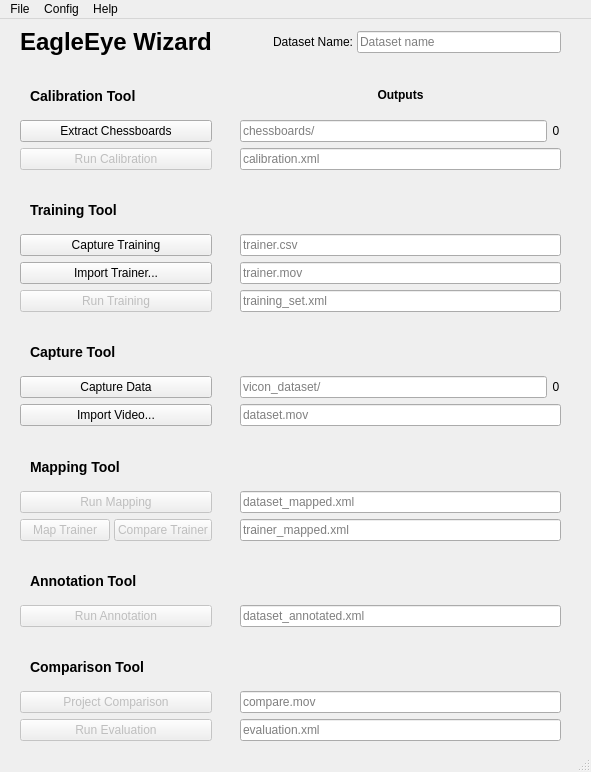
<?xml version="1.0" encoding="UTF-8"?>
<ui version="4.0">
 <class>MainWindow</class>
 <widget class="QMainWindow" name="MainWindow">
  <property name="geometry">
   <rect>
    <x>0</x>
    <y>0</y>
    <width>591</width>
    <height>772</height>
   </rect>
  </property>
  <property name="windowTitle">
   <string>EagleEye Wizard</string>
  </property>
  <widget class="QWidget" name="centralwidget">
   <layout class="QGridLayout" name="gridLayout" columnstretch="2,2,1,1,9,9,9,1">
    <property name="leftMargin">
     <number>20</number>
    </property>
    <property name="rightMargin">
     <number>30</number>
    </property>
    <property name="horizontalSpacing">
     <number>4</number>
    </property>
    <item row="7" column="0" colspan="2">
     <widget class="HoverButton" name="trainer_button">
      <property name="enabled">
       <bool>false</bool>
      </property>
      <property name="text">
       <string>Run Training</string>
      </property>
     </widget>
    </item>
    <item row="14" column="0" colspan="2">
     <widget class="QLabel" name="label_6">
      <property name="text">
       <string>&lt;h3&gt;Annotation Tool&lt;/h3&gt;</string>
      </property>
      <property name="alignment">
       <set>Qt::AlignBottom|Qt::AlignLeading|Qt::AlignLeft</set>
      </property>
      <property name="indent">
       <number>10</number>
      </property>
     </widget>
    </item>
    <item row="3" column="0" colspan="2">
     <widget class="HoverButton" name="calibration_button">
      <property name="enabled">
       <bool>false</bool>
      </property>
      <property name="text">
       <string>Run Calibration</string>
      </property>
     </widget>
    </item>
    <item row="12" column="0" colspan="2">
     <widget class="HoverButton" name="mapping_button">
      <property name="enabled">
       <bool>false</bool>
      </property>
      <property name="text">
       <string>Run Mapping</string>
      </property>
     </widget>
    </item>
    <item row="2" column="7">
     <widget class="QLabel" name="num_chessboards">
      <property name="sizePolicy">
       <sizepolicy hsizetype="Minimum" vsizetype="Preferred">
        <horstretch>0</horstretch>
        <verstretch>0</verstretch>
       </sizepolicy>
      </property>
      <property name="text">
       <string>0</string>
      </property>
      <property name="alignment">
       <set>Qt::AlignCenter</set>
      </property>
     </widget>
    </item>
    <item row="9" column="3" colspan="4">
     <widget class="HighlightEdit" name="vicondata_edit">
      <property name="placeholderText">
       <string>vicon_dataset/</string>
      </property>
     </widget>
    </item>
    <item row="0" column="2" colspan="2">
     <spacer name="horizontalSpacer">
      <property name="orientation">
       <enum>Qt::Horizontal</enum>
      </property>
      <property name="sizeType">
       <enum>QSizePolicy::MinimumExpanding</enum>
      </property>
      <property name="sizeHint" stdset="0">
       <size>
        <width>40</width>
        <height>20</height>
       </size>
      </property>
     </spacer>
    </item>
    <item row="2" column="0" colspan="2">
     <widget class="QPushButton" name="chessboard_button">
      <property name="text">
       <string>Extract Chessboards</string>
      </property>
     </widget>
    </item>
    <item row="2" column="3" colspan="4">
     <widget class="HighlightEdit" name="chessboard_edit">
      <property name="text">
       <string/>
      </property>
      <property name="placeholderText">
       <string>chessboards/</string>
      </property>
     </widget>
    </item>
    <item row="6" column="0" colspan="2">
     <widget class="QPushButton" name="trainer_mov_button">
      <property name="text">
       <string>Import Trainer...</string>
      </property>
     </widget>
    </item>
    <item row="10" column="3" colspan="5">
     <widget class="HighlightEdit" name="dataset_mov_edit">
      <property name="text">
       <string/>
      </property>
      <property name="placeholderText">
       <string>dataset.mov</string>
      </property>
     </widget>
    </item>
    <item row="15" column="0" colspan="2">
     <widget class="HoverButton" name="annotation_button">
      <property name="enabled">
       <bool>false</bool>
      </property>
      <property name="text">
       <string>Run Annotation</string>
      </property>
     </widget>
    </item>
    <item row="3" column="3" colspan="5">
     <widget class="HighlightEdit" name="calibration_edit">
      <property name="placeholderText">
       <string>calibration.xml</string>
      </property>
     </widget>
    </item>
    <item row="1" column="3" colspan="5">
     <widget class="QLabel" name="label">
      <property name="text">
       <string>&lt;h4&gt;Outputs&lt;/h4&gt;</string>
      </property>
      <property name="alignment">
       <set>Qt::AlignBottom|Qt::AlignHCenter</set>
      </property>
      <property name="indent">
       <number>12</number>
      </property>
     </widget>
    </item>
    <item row="15" column="3" colspan="5">
     <widget class="HighlightEdit" name="dataset_ann_edit">
      <property name="placeholderText">
       <string>dataset_annotated.xml</string>
      </property>
     </widget>
    </item>
    <item row="5" column="3" colspan="5">
     <widget class="HighlightEdit" name="trainer_csv_edit">
      <property name="text">
       <string/>
      </property>
      <property name="placeholderText">
       <string>trainer.csv</string>
      </property>
     </widget>
    </item>
    <item row="17" column="0" colspan="2">
     <widget class="HoverButton" name="comparison_button">
      <property name="enabled">
       <bool>false</bool>
      </property>
      <property name="text">
       <string>Project Comparison</string>
      </property>
     </widget>
    </item>
    <item row="1" column="2" rowspan="17">
     <spacer name="horizontalSpacer_2">
      <property name="orientation">
       <enum>Qt::Horizontal</enum>
      </property>
      <property name="sizeType">
       <enum>QSizePolicy::Fixed</enum>
      </property>
      <property name="sizeHint" stdset="0">
       <size>
        <width>20</width>
        <height>20</height>
       </size>
      </property>
     </spacer>
    </item>
    <item row="16" column="0" colspan="2">
     <widget class="QLabel" name="label_7">
      <property name="text">
       <string>&lt;h3&gt;Comparison Tool&lt;/h3&gt;</string>
      </property>
      <property name="alignment">
       <set>Qt::AlignBottom|Qt::AlignLeading|Qt::AlignLeft</set>
      </property>
      <property name="indent">
       <number>10</number>
      </property>
     </widget>
    </item>
    <item row="12" column="3" colspan="5">
     <widget class="HighlightEdit" name="dataset_map_edit">
      <property name="placeholderText">
       <string>dataset_mapped.xml</string>
      </property>
     </widget>
    </item>
    <item row="0" column="0" colspan="2">
     <widget class="QLabel" name="label_8">
      <property name="text">
       <string>&lt;h1&gt;EagleEye Wizard&lt;/h1&gt;</string>
      </property>
     </widget>
    </item>
    <item row="18" column="0" colspan="2">
     <widget class="HoverButton" name="evaluation_button">
      <property name="enabled">
       <bool>false</bool>
      </property>
      <property name="text">
       <string>Run Evaluation</string>
      </property>
     </widget>
    </item>
    <item row="10" column="0" colspan="2">
     <widget class="QPushButton" name="dataset_mov_button">
      <property name="text">
       <string>Import Video...</string>
      </property>
     </widget>
    </item>
    <item row="11" column="0" colspan="2">
     <widget class="QLabel" name="label_5">
      <property name="text">
       <string>&lt;h3&gt;Mapping Tool&lt;/h3&gt;</string>
      </property>
      <property name="alignment">
       <set>Qt::AlignBottom|Qt::AlignLeading|Qt::AlignLeft</set>
      </property>
      <property name="indent">
       <number>10</number>
      </property>
     </widget>
    </item>
    <item row="9" column="7">
     <widget class="QLabel" name="num_vicondata">
      <property name="text">
       <string>0</string>
      </property>
      <property name="alignment">
       <set>Qt::AlignCenter</set>
      </property>
     </widget>
    </item>
    <item row="6" column="3" colspan="5">
     <widget class="HighlightEdit" name="trainer_mov_edit">
      <property name="text">
       <string/>
      </property>
      <property name="placeholderText">
       <string>trainer.mov</string>
      </property>
     </widget>
    </item>
    <item row="4" column="0" colspan="2">
     <widget class="QLabel" name="label_3">
      <property name="text">
       <string>&lt;h3&gt;Training Tool&lt;/h3&gt;</string>
      </property>
      <property name="alignment">
       <set>Qt::AlignBottom|Qt::AlignLeading|Qt::AlignLeft</set>
      </property>
      <property name="indent">
       <number>10</number>
      </property>
     </widget>
    </item>
    <item row="1" column="0" colspan="2">
     <widget class="QLabel" name="label_2">
      <property name="text">
       <string>&lt;h3&gt;Calibration Tool&lt;/h3&gt;</string>
      </property>
      <property name="alignment">
       <set>Qt::AlignBottom|Qt::AlignLeading|Qt::AlignLeft</set>
      </property>
      <property name="indent">
       <number>10</number>
      </property>
     </widget>
    </item>
    <item row="8" column="0" colspan="2">
     <widget class="QLabel" name="label_4">
      <property name="text">
       <string>&lt;h3&gt;Capture Tool&lt;/h3&gt;</string>
      </property>
      <property name="alignment">
       <set>Qt::AlignBottom|Qt::AlignLeading|Qt::AlignLeft</set>
      </property>
      <property name="indent">
       <number>10</number>
      </property>
     </widget>
    </item>
    <item row="9" column="0" colspan="2">
     <widget class="QPushButton" name="capture_button">
      <property name="text">
       <string>Capture Data</string>
      </property>
     </widget>
    </item>
    <item row="0" column="5" colspan="3">
     <widget class="QLineEdit" name="dataset_name_edit">
      <property name="minimumSize">
       <size>
        <width>120</width>
        <height>0</height>
       </size>
      </property>
      <property name="placeholderText">
       <string>Dataset name</string>
      </property>
     </widget>
    </item>
    <item row="0" column="4">
     <widget class="QLabel" name="label_9">
      <property name="text">
       <string>Dataset Name:</string>
      </property>
      <property name="alignment">
       <set>Qt::AlignRight|Qt::AlignTrailing|Qt::AlignVCenter</set>
      </property>
      <property name="buddy">
       <cstring>dataset_name_edit</cstring>
      </property>
     </widget>
    </item>
    <item row="5" column="0" colspan="2">
     <widget class="QPushButton" name="capture_trainer_button">
      <property name="text">
       <string>Capture Training</string>
      </property>
     </widget>
    </item>
    <item row="7" column="3" colspan="5">
     <widget class="HighlightEdit" name="trainer_xml_edit">
      <property name="placeholderText">
       <string>training_set.xml</string>
      </property>
     </widget>
    </item>
    <item row="13" column="0">
     <widget class="HoverButton" name="trainer_map_button">
      <property name="enabled">
       <bool>false</bool>
      </property>
      <property name="text">
       <string>Map Trainer</string>
      </property>
     </widget>
    </item>
    <item row="13" column="1">
     <widget class="HoverButton" name="trainer_compare_button">
      <property name="enabled">
       <bool>false</bool>
      </property>
      <property name="text">
       <string>Compare Trainer</string>
      </property>
     </widget>
    </item>
    <item row="17" column="3" colspan="5">
     <widget class="HighlightEdit" name="comparison_edit">
      <property name="text">
       <string/>
      </property>
      <property name="placeholderText">
       <string>compare.mov</string>
      </property>
     </widget>
    </item>
    <item row="18" column="3" colspan="5">
     <widget class="HighlightEdit" name="evaluation_edit">
      <property name="placeholderText">
       <string>evaluation.xml</string>
      </property>
     </widget>
    </item>
    <item row="13" column="3" colspan="5">
     <widget class="HighlightEdit" name="trainer_map_edit">
      <property name="placeholderText">
       <string>trainer_mapped.xml</string>
      </property>
     </widget>
    </item>
   </layout>
  </widget>
  <widget class="QMenuBar" name="menubar">
   <property name="geometry">
    <rect>
     <x>0</x>
     <y>0</y>
     <width>591</width>
     <height>29</height>
    </rect>
   </property>
   <widget class="QMenu" name="menuFile">
    <property name="title">
     <string>File</string>
    </property>
    <addaction name="separator"/>
    <addaction name="actionNew"/>
    <addaction name="actionOpen"/>
    <addaction name="actionSave"/>
    <addaction name="actionSave_As"/>
    <addaction name="separator"/>
    <addaction name="actionExit"/>
   </widget>
   <widget class="QMenu" name="menuHelp">
    <property name="title">
     <string>Help</string>
    </property>
    <addaction name="actionHelp_Dialogs"/>
    <addaction name="separator"/>
    <addaction name="actionAbout"/>
    <addaction name="actionAbout_QT"/>
   </widget>
   <widget class="QMenu" name="menuConfig">
    <property name="title">
     <string>Config</string>
    </property>
    <addaction name="actionOpen_Config"/>
    <addaction name="actionEdit_Config"/>
    <addaction name="separator"/>
    <addaction name="action_config_status"/>
   </widget>
   <addaction name="menuFile"/>
   <addaction name="menuConfig"/>
   <addaction name="menuHelp"/>
  </widget>
  <widget class="QStatusBar" name="statusbar"/>
  <action name="actionSave">
   <property name="text">
    <string>Save</string>
   </property>
   <property name="shortcut">
    <string>Ctrl+S</string>
   </property>
  </action>
  <action name="actionSave_As">
   <property name="text">
    <string>Save As...</string>
   </property>
   <property name="shortcut">
    <string>Ctrl+Shift+S</string>
   </property>
  </action>
  <action name="actionExit">
   <property name="text">
    <string>Exit</string>
   </property>
   <property name="shortcut">
    <string>Ctrl+Q</string>
   </property>
  </action>
  <action name="actionOpen">
   <property name="text">
    <string>Open...</string>
   </property>
   <property name="shortcut">
    <string>Ctrl+O</string>
   </property>
  </action>
  <action name="actionAbout">
   <property name="text">
    <string>About</string>
   </property>
   <property name="shortcut">
    <string>F1</string>
   </property>
  </action>
  <action name="actionAbout_QT">
   <property name="text">
    <string>About QT</string>
   </property>
  </action>
  <action name="actionCalibration_Tool">
   <property name="icon">
    <iconset resource="icons.qrc">
     <normaloff>:/calibrate</normaloff>:/calibrate</iconset>
   </property>
   <property name="text">
    <string>Calibration Tool</string>
   </property>
  </action>
  <action name="actionTraining_Tool">
   <property name="icon">
    <iconset resource="icons.qrc">
     <normaloff>:/training</normaloff>:/training</iconset>
   </property>
   <property name="text">
    <string>Training Tool</string>
   </property>
  </action>
  <action name="actionCapture_Tool">
   <property name="icon">
    <iconset resource="icons.qrc">
     <normaloff>:/capture</normaloff>:/capture</iconset>
   </property>
   <property name="text">
    <string>Capture Tool</string>
   </property>
  </action>
  <action name="actionMapping_Tool">
   <property name="icon">
    <iconset resource="icons.qrc">
     <normaloff>:/mapping</normaloff>:/mapping</iconset>
   </property>
   <property name="text">
    <string>Mapping Tool</string>
   </property>
  </action>
  <action name="actionAnnotation_Tool">
   <property name="icon">
    <iconset resource="icons.qrc">
     <normaloff>:/annotate</normaloff>:/annotate</iconset>
   </property>
   <property name="text">
    <string>Annotation Tool</string>
   </property>
  </action>
  <action name="actionComparison_Tool">
   <property name="icon">
    <iconset resource="icons.qrc">
     <normaloff>:/comparison</normaloff>:/comparison</iconset>
   </property>
   <property name="text">
    <string>Comparison Tool</string>
   </property>
  </action>
  <action name="actionLoad_Config">
   <property name="text">
    <string>Load Config...</string>
   </property>
  </action>
  <action name="actionNew">
   <property name="text">
    <string>New</string>
   </property>
  </action>
  <action name="actionOpen_Config">
   <property name="enabled">
    <bool>true</bool>
   </property>
   <property name="text">
    <string>Open...</string>
   </property>
  </action>
  <action name="actionEdit_Config">
   <property name="text">
    <string>Edit...</string>
   </property>
  </action>
  <action name="action_config_status">
   <property name="enabled">
    <bool>false</bool>
   </property>
   <property name="text">
    <string>_status_</string>
   </property>
  </action>
  <action name="actionHelp_Dialogs">
   <property name="checkable">
    <bool>true</bool>
   </property>
   <property name="checked">
    <bool>true</bool>
   </property>
   <property name="text">
    <string>Help Dialogs</string>
   </property>
  </action>
  <action name="actionHello_loo_loo">
   <property name="text">
    <string>Hello loo loo</string>
   </property>
  </action>
 </widget>
 <customwidgets>
  <customwidget>
   <class>HoverButton</class>
   <extends>QPushButton</extends>
   <header>custom_widgets/hover_button.h</header>
   <slots>
    <signal>hovered(bool)</signal>
   </slots>
  </customwidget>
  <customwidget>
   <class>HighlightEdit</class>
   <extends>QLineEdit</extends>
   <header>custom_widgets/highlight_edit.h</header>
   <slots>
    <slot>highlight(bool)</slot>
   </slots>
  </customwidget>
 </customwidgets>
 <tabstops>
  <tabstop>dataset_name_edit</tabstop>
  <tabstop>chessboard_button</tabstop>
  <tabstop>calibration_button</tabstop>
  <tabstop>capture_trainer_button</tabstop>
  <tabstop>trainer_mov_button</tabstop>
  <tabstop>trainer_button</tabstop>
  <tabstop>capture_button</tabstop>
  <tabstop>dataset_mov_button</tabstop>
  <tabstop>mapping_button</tabstop>
  <tabstop>trainer_map_button</tabstop>
  <tabstop>trainer_compare_button</tabstop>
  <tabstop>annotation_button</tabstop>
  <tabstop>comparison_button</tabstop>
  <tabstop>evaluation_button</tabstop>
  <tabstop>chessboard_edit</tabstop>
  <tabstop>calibration_edit</tabstop>
  <tabstop>trainer_csv_edit</tabstop>
  <tabstop>trainer_mov_edit</tabstop>
  <tabstop>trainer_xml_edit</tabstop>
  <tabstop>vicondata_edit</tabstop>
  <tabstop>dataset_mov_edit</tabstop>
  <tabstop>dataset_map_edit</tabstop>
  <tabstop>trainer_map_edit</tabstop>
  <tabstop>dataset_ann_edit</tabstop>
  <tabstop>comparison_edit</tabstop>
  <tabstop>evaluation_edit</tabstop>
 </tabstops>
 <resources>
  <include location="icons.qrc"/>
 </resources>
 <connections>
  <connection>
   <sender>actionExit</sender>
   <signal>triggered()</signal>
   <receiver>MainWindow</receiver>
   <slot>close()</slot>
   <hints>
    <hint type="sourcelabel">
     <x>-1</x>
     <y>-1</y>
    </hint>
    <hint type="destinationlabel">
     <x>399</x>
     <y>327</y>
    </hint>
   </hints>
  </connection>
  <connection>
   <sender>calibration_button</sender>
   <signal>hovered(bool)</signal>
   <receiver>chessboard_edit</receiver>
   <slot>highlight(bool)</slot>
   <hints>
    <hint type="sourcelabel">
     <x>174</x>
     <y>165</y>
    </hint>
    <hint type="destinationlabel">
     <x>524</x>
     <y>134</y>
    </hint>
   </hints>
  </connection>
  <connection>
   <sender>trainer_button</sender>
   <signal>hovered(bool)</signal>
   <receiver>trainer_csv_edit</receiver>
   <slot>highlight(bool)</slot>
   <hints>
    <hint type="sourcelabel">
     <x>174</x>
     <y>302</y>
    </hint>
    <hint type="destinationlabel">
     <x>538</x>
     <y>242</y>
    </hint>
   </hints>
  </connection>
  <connection>
   <sender>trainer_button</sender>
   <signal>hovered(bool)</signal>
   <receiver>trainer_mov_edit</receiver>
   <slot>highlight(bool)</slot>
   <hints>
    <hint type="sourcelabel">
     <x>174</x>
     <y>302</y>
    </hint>
    <hint type="destinationlabel">
     <x>538</x>
     <y>271</y>
    </hint>
   </hints>
  </connection>
  <connection>
   <sender>mapping_button</sender>
   <signal>hovered(bool)</signal>
   <receiver>vicondata_edit</receiver>
   <slot>highlight(bool)</slot>
   <hints>
    <hint type="sourcelabel">
     <x>174</x>
     <y>490</y>
    </hint>
    <hint type="destinationlabel">
     <x>524</x>
     <y>380</y>
    </hint>
   </hints>
  </connection>
  <connection>
   <sender>mapping_button</sender>
   <signal>hovered(bool)</signal>
   <receiver>trainer_xml_edit</receiver>
   <slot>highlight(bool)</slot>
   <hints>
    <hint type="sourcelabel">
     <x>171</x>
     <y>490</y>
    </hint>
    <hint type="destinationlabel">
     <x>538</x>
     <y>300</y>
    </hint>
   </hints>
  </connection>
  <connection>
   <sender>mapping_button</sender>
   <signal>hovered(bool)</signal>
   <receiver>calibration_edit</receiver>
   <slot>highlight(bool)</slot>
   <hints>
    <hint type="sourcelabel">
     <x>145</x>
     <y>490</y>
    </hint>
    <hint type="destinationlabel">
     <x>538</x>
     <y>163</y>
    </hint>
   </hints>
  </connection>
  <connection>
   <sender>annotation_button</sender>
   <signal>hovered(bool)</signal>
   <receiver>dataset_mov_edit</receiver>
   <slot>highlight(bool)</slot>
   <hints>
    <hint type="sourcelabel">
     <x>194</x>
     <y>631</y>
    </hint>
    <hint type="destinationlabel">
     <x>560</x>
     <y>442</y>
    </hint>
   </hints>
  </connection>
  <connection>
   <sender>comparison_button</sender>
   <signal>hovered(bool)</signal>
   <receiver>dataset_map_edit</receiver>
   <slot>highlight(bool)</slot>
   <hints>
    <hint type="sourcelabel">
     <x>130</x>
     <y>706</y>
    </hint>
    <hint type="destinationlabel">
     <x>538</x>
     <y>488</y>
    </hint>
   </hints>
  </connection>
  <connection>
   <sender>comparison_button</sender>
   <signal>hovered(bool)</signal>
   <receiver>dataset_ann_edit</receiver>
   <slot>highlight(bool)</slot>
   <hints>
    <hint type="sourcelabel">
     <x>130</x>
     <y>706</y>
    </hint>
    <hint type="destinationlabel">
     <x>560</x>
     <y>630</y>
    </hint>
   </hints>
  </connection>
  <connection>
   <sender>comparison_button</sender>
   <signal>hovered(bool)</signal>
   <receiver>dataset_mov_edit</receiver>
   <slot>highlight(bool)</slot>
   <hints>
    <hint type="sourcelabel">
     <x>130</x>
     <y>706</y>
    </hint>
    <hint type="destinationlabel">
     <x>560</x>
     <y>442</y>
    </hint>
   </hints>
  </connection>
  <connection>
   <sender>evaluation_button</sender>
   <signal>hovered(bool)</signal>
   <receiver>dataset_map_edit</receiver>
   <slot>highlight(bool)</slot>
   <hints>
    <hint type="sourcelabel">
     <x>204</x>
     <y>743</y>
    </hint>
    <hint type="destinationlabel">
     <x>560</x>
     <y>517</y>
    </hint>
   </hints>
  </connection>
  <connection>
   <sender>evaluation_button</sender>
   <signal>hovered(bool)</signal>
   <receiver>dataset_ann_edit</receiver>
   <slot>highlight(bool)</slot>
   <hints>
    <hint type="sourcelabel">
     <x>181</x>
     <y>743</y>
    </hint>
    <hint type="destinationlabel">
     <x>560</x>
     <y>630</y>
    </hint>
   </hints>
  </connection>
  <connection>
   <sender>trainer_map_button</sender>
   <signal>hovered(bool)</signal>
   <receiver>trainer_xml_edit</receiver>
   <slot>highlight(bool)</slot>
   <hints>
    <hint type="sourcelabel">
     <x>78</x>
     <y>547</y>
    </hint>
    <hint type="destinationlabel">
     <x>317</x>
     <y>317</y>
    </hint>
   </hints>
  </connection>
  <connection>
   <sender>trainer_map_button</sender>
   <signal>hovered(bool)</signal>
   <receiver>trainer_csv_edit</receiver>
   <slot>highlight(bool)</slot>
   <hints>
    <hint type="sourcelabel">
     <x>97</x>
     <y>536</y>
    </hint>
    <hint type="destinationlabel">
     <x>265</x>
     <y>236</y>
    </hint>
   </hints>
  </connection>
  <connection>
   <sender>trainer_map_button</sender>
   <signal>hovered(bool)</signal>
   <receiver>calibration_edit</receiver>
   <slot>highlight(bool)</slot>
   <hints>
    <hint type="sourcelabel">
     <x>57</x>
     <y>530</y>
    </hint>
    <hint type="destinationlabel">
     <x>270</x>
     <y>161</y>
    </hint>
   </hints>
  </connection>
  <connection>
   <sender>trainer_compare_button</sender>
   <signal>hovered(bool)</signal>
   <receiver>trainer_map_edit</receiver>
   <slot>highlight(bool)</slot>
   <hints>
    <hint type="sourcelabel">
     <x>196</x>
     <y>542</y>
    </hint>
    <hint type="destinationlabel">
     <x>287</x>
     <y>541</y>
    </hint>
   </hints>
  </connection>
  <connection>
   <sender>trainer_compare_button</sender>
   <signal>hovered(bool)</signal>
   <receiver>trainer_mov_edit</receiver>
   <slot>highlight(bool)</slot>
   <hints>
    <hint type="sourcelabel">
     <x>204</x>
     <y>535</y>
    </hint>
    <hint type="destinationlabel">
     <x>258</x>
     <y>272</y>
    </hint>
   </hints>
  </connection>
  <connection>
   <sender>trainer_compare_button</sender>
   <signal>hovered(bool)</signal>
   <receiver>trainer_xml_edit</receiver>
   <slot>highlight(bool)</slot>
   <hints>
    <hint type="sourcelabel">
     <x>143</x>
     <y>532</y>
    </hint>
    <hint type="destinationlabel">
     <x>278</x>
     <y>313</y>
    </hint>
   </hints>
  </connection>
 </connections>
</ui>
